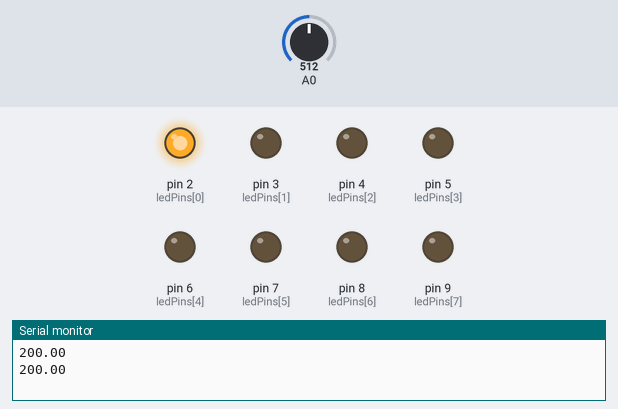
The sketch below on a simulated Arduino Uno, built with avr-gcc and run on an emulated ATmega328P. On the bench: output pins drawn as LEDs (lit = HIGH), the last lines printed to the serial monitor. The inputs (shaded band) are chosen by the test bench; at power-on: A0 = 512.

Above: at 1.8 s.
1.9 s: A0 set to 163
3.4 s: A0 set to 149
At 4.8 s:
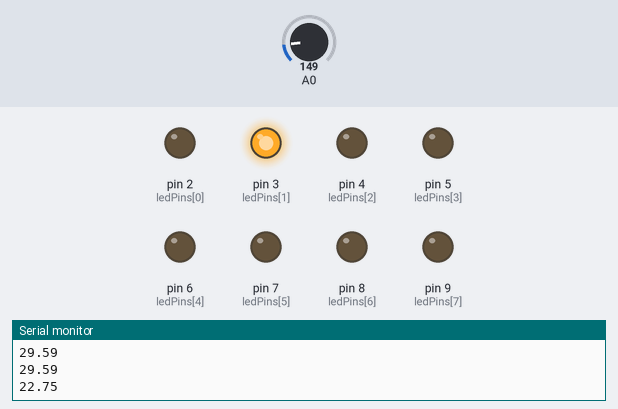
5.5 s: A0 set to 122
At 6.3 s:
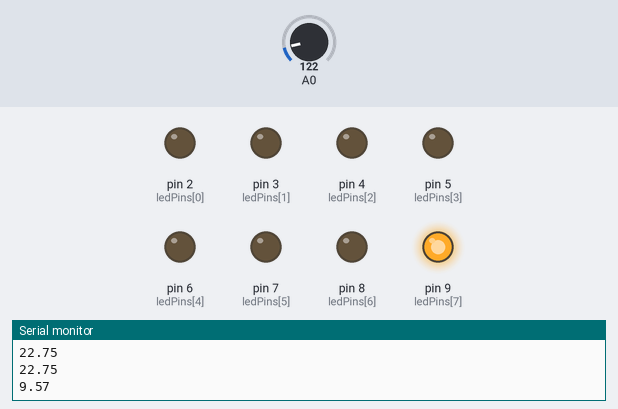
7.5 s: A0 set to 306
At 9.1 s:
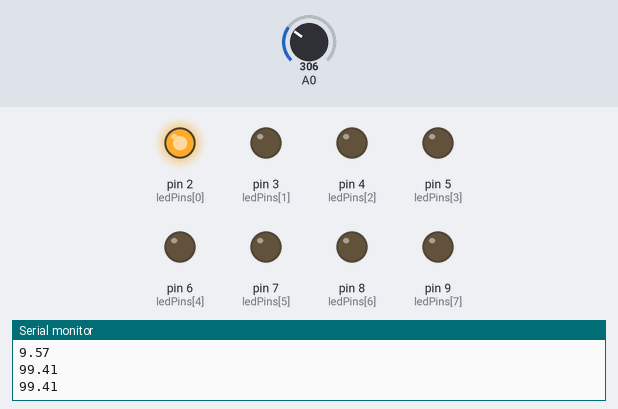
9.5 s: A0 set to 13
At 10.6 s:
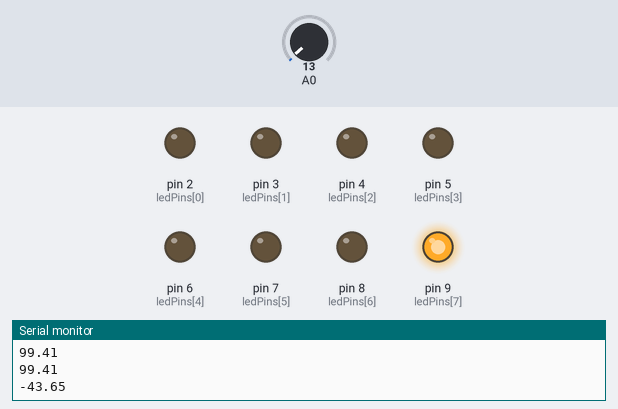
Timing chart, 0 to 12.5 s (numbered marks = the images above; inputs shaded):
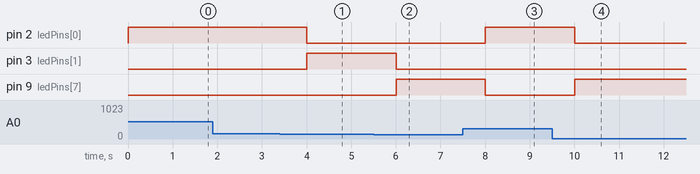

Measured:
- the behaviour switches between 150 and 149 on A0 (found by bisection; images 0 and 1)
- after the input at 3.4 s, pin 2 (ledPins[0]): HIGH → LOW after 0.60 s; pin 3 (ledPins[1]): LOW → HIGH after 0.60 s
- after the input at 5.5 s, pin 3 (ledPins[1]): HIGH → LOW after 0.50 s; pin 9 (ledPins[7]): LOW → HIGH after 0.50 s
- after the input at 7.5 s, pin 2 (ledPins[0]): LOW → HIGH after 0.51 s; pin 9 (ledPins[7]): HIGH → LOW after 0.51 s
- after the input at 9.5 s, pin 2 (ledPins[0]): HIGH → LOW after 0.51 s; pin 9 (ledPins[7]): LOW → HIGH after 0.51 s

The sketch:

thermometer.ino
```cpp
int ledPins[] = {2,3,4,5,6,7,8,9};
int temperaturePin = 0;


void setup()
{
  Serial.begin(9600);
  //Set each pin connected to an LED to output mode (pulling high (on) or low (off)
  for(int i = 0; i < 8; i++){
      pinMode(ledPins[i],OUTPUT);
  }
}


/*
 * loop() - this function will start after setup finishes and then repeat
 * we call a function called oneAfterAnother(). if you would like a different behaviour
 * uncomment (delete the two slashes) one of the other lines
 */
void loop()
{
  float temperature = getVoltage(temperaturePin);
  temperature = (temperature - 0.5) * 100;
  Serial.println(temperature);
  showTemperature(temperature);
  delay(1000);
}

void showTemperature(float temperature){
    //reset previous state
    for(int i = 0; i < 8; i++){
      digitalWrite(ledPins[i], LOW);
  }

  int res;

  if(temperature >= 23.0){
    res = ledPins[0];
  } else if(temperature >= 22.0){
   res = ledPins[1];
  } else if(temperature >= 21.0){
   res = ledPins[2];
  } else if(temperature >= 20.0){
   res = ledPins[3];
  } else if(temperature >= 19.0){
   res = ledPins[4];
  } else if(temperature >= 18.0){
   res = ledPins[5];
  } else if(temperature >= 17.0){
   res = ledPins[6];
  } else if(temperature < 17.0){
   res = ledPins[7];
  }

  digitalWrite(res, HIGH);
}

float getVoltage(int pin){
  float res;

  res = analogRead(pin) * .004882814;

  return res;
}
```
